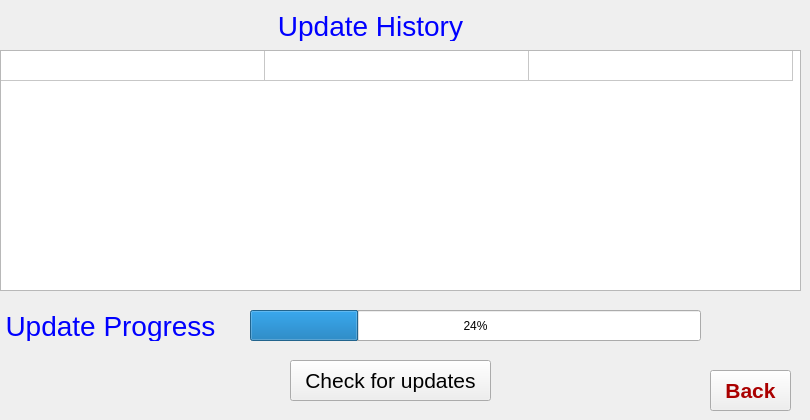
  <widget class="QWidget" name="tab_2">
   <attribute name="title">
    <string>Updates</string>
   </attribute>
   <widget class="QTableWidget" name="UpdateHistory">
    <property name="geometry">
     <rect>
      <x>0</x>
      <y>50</y>
      <width>801</width>
      <height>241</height>
     </rect>
    </property>
    <property name="font">
     <font>
      <pointsize>20</pointsize>
     </font>
    </property>
    <property name="styleSheet">
     <string notr="true">QTableWidget::setColumnWidth ( Name, 300 ) </string>
    </property>
    <property name="midLineWidth">
     <number>1</number>
    </property>
    <property name="sizeAdjustPolicy">
     <enum>QAbstractScrollArea::AdjustToContentsOnFirstShow</enum>
    </property>
    <property name="showDropIndicator" stdset="0">
     <bool>true</bool>
    </property>
    <property name="alternatingRowColors">
     <bool>true</bool>
    </property>
    <property name="selectionMode">
     <enum>QAbstractItemView::SingleSelection</enum>
    </property>
    <property name="selectionBehavior">
     <enum>QAbstractItemView::SelectRows</enum>
    </property>
    <property name="gridStyle">
     <enum>Qt::SolidLine</enum>
    </property>
    <attribute name="horizontalHeaderVisible">
     <bool>false</bool>
    </attribute>
    <attribute name="horizontalHeaderCascadingSectionResizes">
     <bool>false</bool>
    </attribute>
    <attribute name="horizontalHeaderDefaultSectionSize">
     <number>264</number>
    </attribute>
    <attribute name="verticalHeaderVisible">
     <bool>false</bool>
    </attribute>
    <attribute name="verticalHeaderCascadingSectionResizes">
     <bool>false</bool>
    </attribute>
    <row>
     <property name="text">
      <string>Row1</string>
     </property>
    </row>
    <column>
     <property name="text">
      <string>Version</string>
     </property>
    </column>
    <column>
     <property name="text">
      <string>Date</string>
     </property>
    </column>
    <column>
     <property name="text">
      <string>Size</string>
     </property>
    </column>
    <item row="0" column="0">
     <property name="text">
      <string/>
     </property>
    </item>
    <item row="0" column="1">
     <property name="text">
      <string/>
     </property>
    </item>
    <item row="0" column="2">
     <property name="text">
      <string/>
     </property>
    </item>
   </widget>
   <widget class="QLabel" name="OP">
    <property name="geometry">
     <rect>
      <x>210</x>
      <y>10</y>
      <width>321</width>
      <height>31</height>
     </rect>
    </property>
    <property name="font">
     <font>
      <pointsize>21</pointsize>
     </font>
    </property>
    <property name="styleSheet">
     <string notr="true">color: rgb(0, 0, 255);</string>
    </property>
    <property name="text">
     <string>Update History</string>
    </property>
    <property name="alignment">
     <set>Qt::AlignCenter</set>
    </property>
   </widget>
   <widget class="QPushButton" name="UpdateCheck">
    <property name="geometry">
     <rect>
      <x>290</x>
      <y>360</y>
      <width>201</width>
      <height>41</height>
     </rect>
    </property>
    <property name="font">
     <font>
      <pointsize>16</pointsize>
      <bold>false</bold>
     </font>
    </property>
    <property name="styleSheet">
     <string notr="true"/>
    </property>
    <property name="text">
     <string>Check for updates</string>
    </property>
   </widget>
   <widget class="QPushButton" name="back_3">
    <property name="geometry">
     <rect>
      <x>710</x>
      <y>370</y>
      <width>81</width>
      <height>41</height>
     </rect>
    </property>
    <property name="font">
     <font>
      <pointsize>16</pointsize>
      <bold>true</bold>
     </font>
    </property>
    <property name="styleSheet">
     <string notr="true">color: rgb(170, 0, 0);</string>
    </property>
    <property name="text">
     <string>Back</string>
    </property>
   </widget>
   <widget class="QLabel" name="OP_2">
    <property name="geometry">
     <rect>
      <x>0</x>
      <y>310</y>
      <width>221</width>
      <height>31</height>
     </rect>
    </property>
    <property name="font">
     <font>
      <pointsize>21</pointsize>
     </font>
    </property>
    <property name="styleSheet">
     <string notr="true">color: rgb(0, 0, 255);</string>
    </property>
    <property name="text">
     <string>Update Progress</string>
    </property>
    <property name="alignment">
     <set>Qt::AlignCenter</set>
    </property>
   </widget>
   <widget class="QProgressBar" name="progressBar">
    <property name="geometry">
     <rect>
      <x>250</x>
      <y>310</y>
      <width>451</width>
      <height>31</height>
     </rect>
    </property>
    <property name="value">
     <number>24</number>
    </property>
   </widget>
  </widget>
